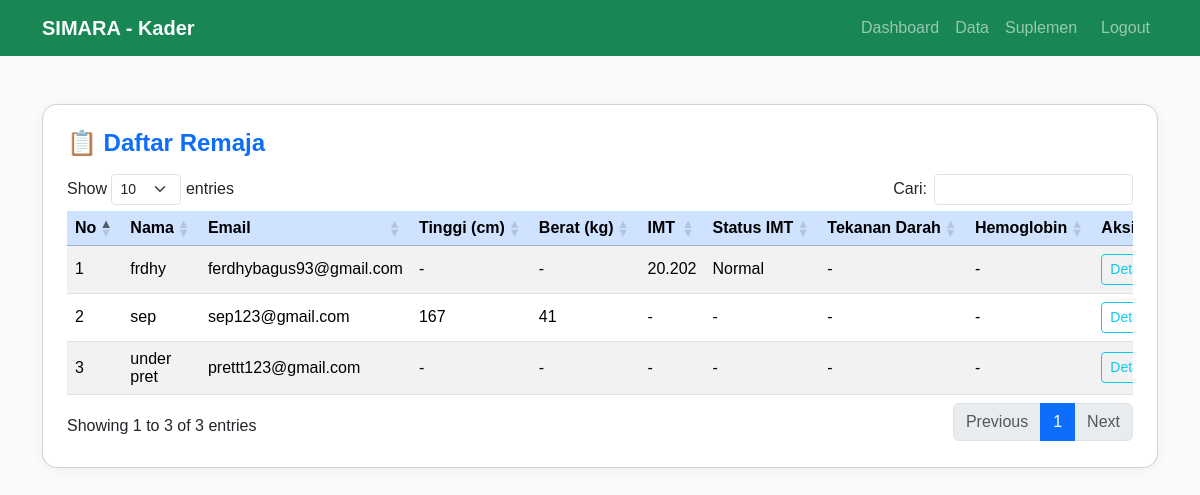
Page /kader/view.php (signed in) on the committed database.
### tables this page shows
CREATE TABLE `users` (
  `id` int(11) NOT NULL,
  `nama` varchar(150) NOT NULL,
  `no_hp` varchar(15) NOT NULL,
  `email` varchar(150) NOT NULL,
  `password` varchar(255) NOT NULL,
  `role` enum('remaja','kader','admin') NOT NULL,
  `created_at` timestamp NOT NULL DEFAULT current_timestamp()
);

CREATE TABLE `data_imt` (
  `id` int(11) NOT NULL,
  `user_id` int(11) NOT NULL,
  `tinggi_cm` float NOT NULL,
  `berat_kg` float NOT NULL,
  `hasil_imt` float NOT NULL,
  `status_imt` varchar(50) DEFAULT NULL,
  `tanggal_input` datetime DEFAULT current_timestamp()
);

CREATE TABLE `pemeriksaan_kader` (
  `id` int(11) NOT NULL,
  `user_id` int(11) NOT NULL,
  `kader_id` int(11) DEFAULT NULL,
  `tinggi_cm` float DEFAULT NULL,
  `berat_kg` float DEFAULT NULL,
  `lingkar_lengan_cm` float DEFAULT NULL,
  `tekanan_darah` varchar(50) DEFAULT NULL,
  `deskripsi_riwayat` text DEFAULT NULL,
  `hemoglobin` float DEFAULT NULL,
  `tanggal_periksa` datetime DEFAULT current_timestamp()
);

### kader/view.php (the view, shortened to what this page needs)
<?php
require_once __DIR__ . '/../config/db.php';
include 'navbar.php';
$query = "
SELECT
  u.id,
  u.nama,
  u.email,
  u.role,
  p.tinggi_cm,
  p.berat_kg,
  p.lingkar_lengan_cm,
  p.tekanan_darah,
  p.hemoglobin,
  p.tanggal_periksa,
  i.hasil_imt,
  i.status_imt,
  m.sarapan_per_minggu,
  m.buah_sayur_per_minggu,
  m.liter_air_per_hari,
  a.olahraga_per_minggu,
  a.gadget_jam_per_hari
FROM users u
LEFT JOIN pemeriksaan_kader p ON u.id = p.user_id
LEFT JOIN data_imt i ON u.id = i.user_id
LEFT JOIN data_pola_makan m ON u.id = m.user_id
LEFT JOIN data_aktivitas a ON u.id = a.user_id
WHERE u.role = 'remaja'
ORDER BY u.nama ASC
";
$result = mysqli_query($conn, $query);
?>
<!DOCTYPE html>
<html lang="id">
<head>
  <link href="https://cdn.jsdelivr.net/npm/bootstrap@5.3.3/dist/css/bootstrap.min.css" rel="stylesheet">
  <link href="https://cdn.datatables.net/1.13.4/css/dataTables.bootstrap5.min.css" rel="stylesheet">
</head>
<body>
<div class="container mt-5">
  <div class="card p-4">
    <h4 class="fw-bold text-primary mb-3">📋 Daftar Remaja</h4>
    <div class="table-responsive">
      <table id="remajaTable" class="table table-striped table-hover align-middle">
        <thead class="table-primary">
          <tr>
            <th>No</th>
            <th>Nama</th>
            <th>Email</th>
            <th>Tinggi (cm)</th>
            <th>Berat (kg)</th>
            <th>IMT</th>
            <th>Status IMT</th>
            <th>Tekanan Darah</th>
            <th>Hemoglobin</th>
            <th>Aksi</th>
          </tr>
        </thead>
        <tbody>
          <?php if (mysqli_num_rows($result) > 0): $no=1; ?>
            <?php while($row=mysqli_fetch_assoc($result)): ?>
              <tr>
                <td><?= $no++ ?></td>
                <td><?= htmlspecialchars($row['nama']) ?></td>
                <td><?= htmlspecialchars($row['email']) ?></td>
                <td><?= $row['tinggi_cm'] ?: '-' ?></td>
                <td><?= $row['berat_kg'] ?: '-' ?></td>
                <td><?= $row['hasil_imt'] ?: '-' ?></td>
                <td><?= $row['status_imt'] ?: '-' ?></td>
                <td><?= $row['tekanan_darah'] ?: '-' ?></td>
                <td><?= $row['hemoglobin'] ?: '-' ?></td>
                <td>
                  <button class="btn btn-outline-info btn-sm detail-btn" data-id="<?= $row['id'] ?>">
                    Detail
                  </button>
                </td>
              </tr>
            <?php endwhile; ?>
          <?php else: ?>
            <tr><td colspan="10" class="text-center text-muted">Belum ada data remaja.</td></tr>
          <?php endif; ?>
        </tbody>
      </table>
    </div>
  </div>
</div>
</body>
</html>

### kader/navbar.php (shortened to what this page needs)
<nav class="navbar navbar-expand-lg navbar-dark bg-success">
 <div class="container">
  <a class="navbar-brand" href="/index.php">SIMARA - Kader</a>
  <div class="collapse navbar-collapse" id="navk">
    <ul class="navbar-nav ms-auto">
      <li class="nav-item"><a class="nav-link" href="dashboard.php">Dashboard</a></li>
      <li class="nav-item"><a class="nav-link" href="view.php">Data</a></li>
      <li class="nav-item"><a class="nav-link" href="input_suplemen.php">Suplemen</a></li>
      <li class="nav-item"><a class="nav-link btn btn-outline-light ms-2" href="logout.php">Logout</a></li>
    </ul>
  </div>
 </div>
</nav>

### kader/view.php (style rules this page uses)
body { background-color: #f8fafc; font-family: 'Poppins', sans-serif; }
.navbar-brand { font-weight: bold; color: #f8fafc !important; }
.card { border-radius: 15px; box-shadow: 0 2px 10px rgba(0,0,0,0.05); }
.table th { white-space: nowrap; }

### rows in the picture
users: nama "frdhy", email "ferdhybagus93@gmail.com", tinggi_cm "-", berat_kg "-", data_imt.hasil_imt "20.202", data_imt.status_imt "Normal", tekanan_darah "-", hemoglobin "-"
pemeriksaan_kader: user.nama "sep", user.email "sep123@gmail.com", tinggi_cm "167", berat_kg "41", hasil_imt "-", status_imt "-", tekanan_darah "-", hemoglobin "-"
users: nama "under pret", email "prettt123@gmail.com", tinggi_cm "-", berat_kg "-", hasil_imt "-", status_imt "-", tekanan_darah "-", hemoglobin "-"
